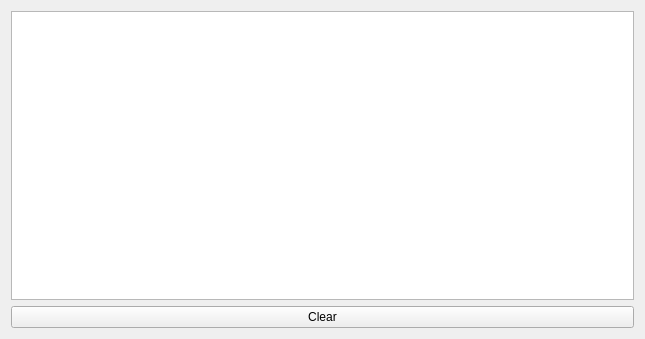
<?xml version="1.0" encoding="UTF-8"?>
<ui version="4.0">
 <class>GLogWidget</class>
 <widget class="QWidget" name="GLogWidget">
  <property name="geometry">
   <rect>
    <x>0</x>
    <y>0</y>
    <width>645</width>
    <height>339</height>
   </rect>
  </property>
  <property name="windowTitle">
   <string>Form</string>
  </property>
  <layout class="QVBoxLayout" name="verticalLayout">
   <item>
    <widget class="QTextEdit" name="textEdit">
     <property name="readOnly">
      <bool>true</bool>
     </property>
    </widget>
   </item>
   <item>
    <layout class="QHBoxLayout" name="horizontalLayout">
     <item>
      <widget class="QPushButton" name="pushButtonClear">
       <property name="text">
        <string>Clear</string>
       </property>
      </widget>
     </item>
    </layout>
   </item>
  </layout>
 </widget>
 <resources/>
 <connections/>
</ui>
